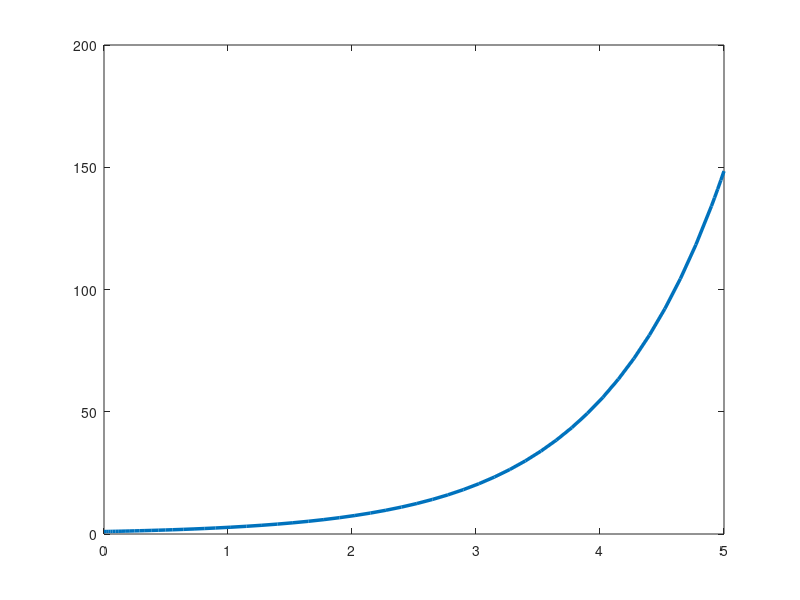

This chart was generated by the following MATLAB code:
function rozwiazanie2

[T,Y]=ode45(@rownanie, [0,5],1);
plot(T,Y, 'LineWidth',2.5)

function dy=rownanie(t,y)
dy(1)=y(1);